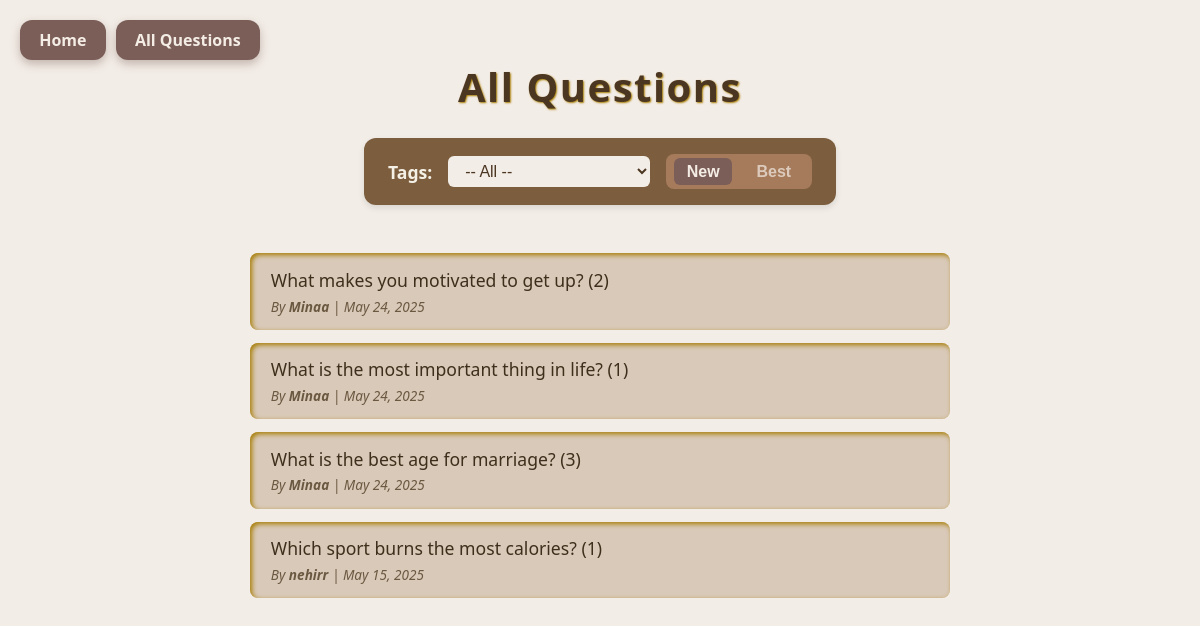
Screenshot of /questions/ with the database file from the repository.
### goldenqa/models.py (models this page shows, shortened)
class Question(models.Model):
    user = models.ForeignKey(User, on_delete=models.CASCADE)
    text = models.TextField()
    tag = models.CharField(max_length=30, choices=TAG_CHOICES, default='other')
    created_at = models.DateTimeField(auto_now_add=True)

### goldenqa/views.py (the view)
# urls.py: path('questions/', views.question_page, name='question_page'),
def question_page(request):
    selected_tag = request.GET.get('tag', '')
    sort = request.GET.get('sort', 'new')
    if selected_tag:
        questions = Question.objects.filter(tag=selected_tag)
    else:
        questions = Question.objects.all()
    if sort == 'best':
        questions = questions.annotate(num_answers=Count('answers')).order_by('-num_answers', '-created_at')
    else:
        questions = questions.order_by('-created_at')
    context = {
        'questions': questions,
        'tags': TAG_CHOICES,
        'selected_tag': selected_tag,
        'sort': sort,
    }
    return render(request, 'cores/question_page.html', context)

### goldenqa/templates/cores/question_page.html (shortened to what this page needs)
<!DOCTYPE html>
<html lang="en">
<head>
</head>
<body>
    <div class="top-left-buttons">
        <a href="{% url 'home' %}">Home</a>
        <a href="{% url 'question_page' %}">All Questions</a>
    </div>
    <h1>All Questions</h1>
   <form method="get" action="{% url 'question_page' %}" style="display: flex; align-items: center; gap: 1rem; background-color: #7c5e3e; padding: 1rem 1.5rem; border-radius: 12px; box-shadow: 0 3px 6px rgba(0,0,0,0.1); max-width: 700px; margin-bottom: 2rem;">
    <label for="tag" style="color: #f5f0e6; font-weight: 600; font-size: 1.1rem;">Tags:</label>
    <select name="tag" id="tag" onchange="this.form.submit()" style="font-size: 1rem; padding: 0.4rem 0.8rem; border-radius: 6px; border: none; background-color: #f3ede7; color: #4b3621; cursor: pointer; min-width: 180px;">
        <option value="" {% if not selected_tag %}selected{% endif %}>-- All --</option>
    </select>
    <div style="display: flex; gap: 0.7rem; background-color: #a67b5b; border-radius: 8px; padding: 0.25rem 0.5rem;">
        <button type="submit" onclick="document.getElementById('sortType').value='new'"
            style="border: none; background: none; color: #f4ede6; font-weight: 700; font-size: 1rem; padding: 0.3rem 0.8rem; border-radius: 6px;
                {% if sort == 'new' or not sort %}background-color: #7b5e57;{% else %}opacity: 0.7;{% endif %} cursor: pointer;">
            New
        </button>
        <button type="submit" onclick="document.getElementById('sortType').value='best'"
            style="border: none; background: none; color: #f4ede6; font-weight: 700; font-size: 1rem; padding: 0.3rem 0.8rem; border-radius: 6px;
                {% if sort == 'best' %}background-color: #7b5e57;{% else %}opacity: 0.7;{% endif %} cursor: pointer;">
            Best
        </button>
    </div>
</form>
    <ul>
        {% for question in questions %}
            <li>
                <a href="{% url 'question_detail' question.id %}">
    {{ question.text }} ({{ question.answers.count }})
                </a>
                <div class="question-meta">
                    By <strong>{{ question.user.username }}</strong> | {{ question.created_at|date:"M d, Y" }}
                </div>
            </li>
        {% empty %}
            <li>No questions found for this category.</li>
        {% endfor %}
    </ul>
</body>
</html>

### goldenqa/templates/cores/question_page.html (style rules this page uses)
.top-left-buttons { position: fixed; top: 20px; left: 20px; display: flex; gap: 10px; z-index: 9999; }
.top-left-buttons a { background: #7b5e57; color: #f4ede6; padding: 0.55rem 1.2rem; border-radius: 12px; font-weight: 700; font-size: 1rem; text-decoration: none; box-shadow: 0 4px 10px rgba(123, 94, 87, 0.4); transition: background-color 0.3s ease; }
body { background: #f3ede7; color: #4b3621; font-family: 'Segoe UI', Tahoma, Geneva, Verdana, sans-serif; margin: 0; padding: 2rem; display: flex; flex-direction: column; align-items: center; min-height: 100vh; }
h1 { font-weight: 700; margin-bottom: 1.5rem; font-size: 2.5rem; letter-spacing: 1.5px; text-shadow: 1px 1px 2px #a67c00; }
form { margin-bottom: 2rem; background-color: #7c5e3e; padding: 1rem 1.5rem; border-radius: 12px; box-shadow: 0 3px 6px rgba(0,0,0,0.1); display: flex; align-items: center; gap: 1rem; }
label { font-weight: 600; font-size: 1.1rem; color: #f5f0e6; }
select { font-size: 1rem; padding: 0.4rem 0.8rem; border-radius: 6px; border: none; background-color: #f3ede7; color: #4b3621; cursor: pointer; transition: background-color 0.3s ease; min-width: 180px; }
ul { list-style: none; padding-left: 0; width: 100%; max-width: 700px; }
li { background-color: #d9c9b8; margin-bottom: 0.8rem; padding: 0.9rem 1.3rem; border-radius: 8px; box-shadow: inset 2px 2px 5px #a67c00; font-size: 1.1rem; font-weight: 500; color: #3e2f1c; transition: background-color 0.2s ease; }
li a { text-decoration: none; color: inherit; display: block; }
li .question-meta { font-size: 0.85rem; color: #6b5841; margin-top: 0.3rem; font-style: italic; }

### rows the page displays
Question: text "What makes you motivated to get up?", answers.count "2", user.username "Minaa", created_at "May 24, 2025"
Question: text "What is the most important thing in life?", answers.count "1", user.username "Minaa", created_at "May 24, 2025"
Question: text "What is the best age for marriage?", answers.count "3", user.username "Minaa", created_at "May 24, 2025"
Question: text "Which sport burns the most calories?", answers.count "1", user.username "nehirr", created_at "May 15, 2025"
